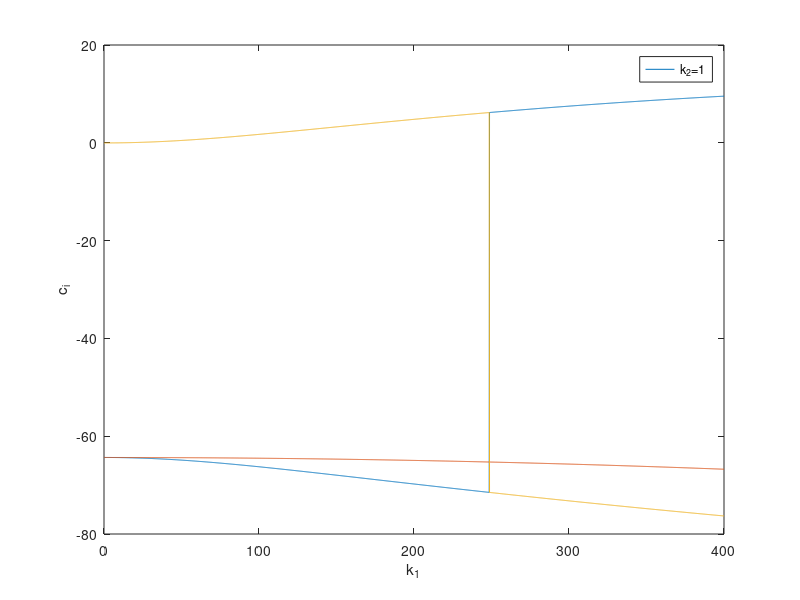

This figure's MATLAB source:
clc
clear

nu=15e-6;%kinematic viscosity \nu=\mu/\rho
g=9.8;
sc=deg2rad(30);
rint=2.5e-3;
q0=3e-5/(2*pi);
aint=30*rint;

hs=((3*nu*q0/(g*sin(sc)))*(1/aint))^(1/3);
us=(1/3)*(g*sin(sc)/nu)*(hs)^2;
Ys=3*nu/(hs)^2;
h2=aint*cos(sc);

Re=us*hs/nu;

D=us;
E=hs;
F=cos(sc);
G=g;
H=1/h2;
P=0;
Q=6*nu/(hs)^3;
T=1.2;

N1=2000;
N2=1;
AA=linspace(0,400,N1);
BB=linspace(0,1,N2);

for k=1:N2
    B=BB(k);
    x1=[];
    x2=[];
    x3=[];
    for j=1:N1
        A=AA(j);
        
        Y=-Ys.*(1+(1/3).*(hs.^2).*((A)^2+(H^2)*(B)^2));
            aaa=1;
            %bbb=-(2.*Y-T.*A.*D.*3i).*1i;
            bbb=-(2.*Y-(2+T).*A.*D.*1i).*1i;
            ccc=(-(1+2.*T).*(A.^2).*(D^2).*1i+(Y.^2).*1i+(3+T).*A.*D.*Y-A.*D.*E.*Q+(A.^2).*E*F*G*1i+(B.^2).*E*F*G*(H^2)*1i).*1i;
            ddd=-(A.^3).*(D^3).*T+A.*D*(Y.^2)-(1+T).*(A.^2).*(D^2).*Y.*1i+(A.^2).*(D^2)*E*Q*1i+(A.^3).*D*E*F*G+(A.^2).*E*F*G.*Y.*1i-A.*D*E*Q.*Y+(B.^2).*E*F*G*(H^2).*Y.*1i+(T-1).*A*(B^2)*D*E*F*G*(H^2);

        coeffs=[aaa,bbb,ccc,ddd];
        result=roots(coeffs);
        x1(j)=imag(result(1,1));
        x2(j)=imag(result(2,1));
        x3(j)=imag(result(3,1));
        %rx3(j)=real(result(3,1));
    end
% subplot(3,1,1)
plot(AA,x1)
hold on
%subplot(3,1,2)
plot(AA,x2)
hold on
%subplot(3,1,3)
plot(AA,x3)
%plot(AA,x3./AA)
hold on
%plot(AA,rx3)
strB{k}=['k_2=',num2str(B)];
legend(strB)
xlabel('k_1')
ylabel('c_i')
%xx3=x3';
end
